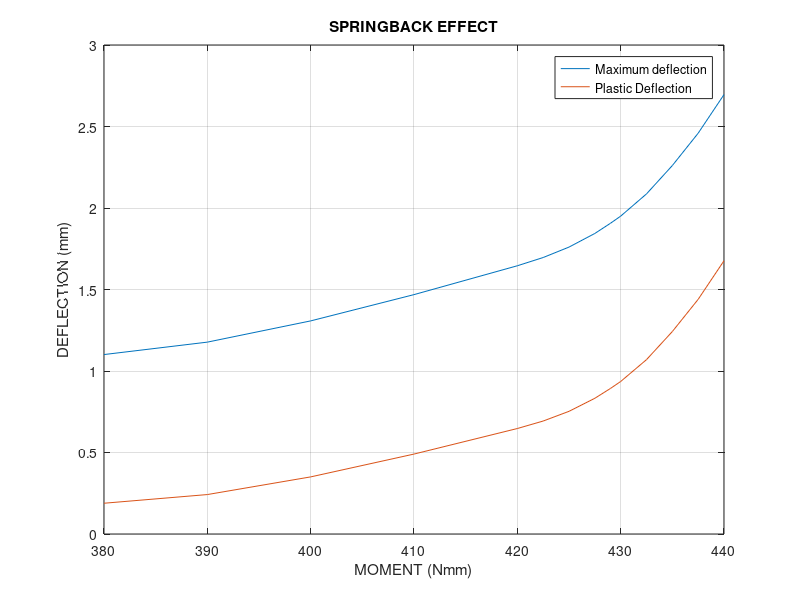

This figure's MATLAB source:
clc
clear 
close all


moment = [380
390
400
410
420
422.5
425
427.5
429
430
432.5
435
437.5
440
];

max_def = [1.1009
1.1771
1.3074
1.4686
1.6456
1.6962
1.7602
1.8438
1.9058
1.9501
2.0865
2.2605
2.4589
2.6958
];

plastic = [0.18876
0.24198
0.35037
0.49041
0.64713
0.69303
0.7526
0.8326
0.8925
0.9356
1.0697
1.2421
1.4397
1.6765
];
for i=1:length(plastic)
    spring_back_ratio(i) = (max_def(i)-plastic(i))/max_def(i);
end

plot(moment,max_def)
hold on
plot(moment,plastic)
hold on
% plot(moment,spring_back_ratio)
grid on
xlabel("MOMENT (Nmm)")
ylabel("DEFLECTION (mm)")
legend("Maximum deflection","Plastic Deflection")
title("SPRINGBACK EFFECT")
